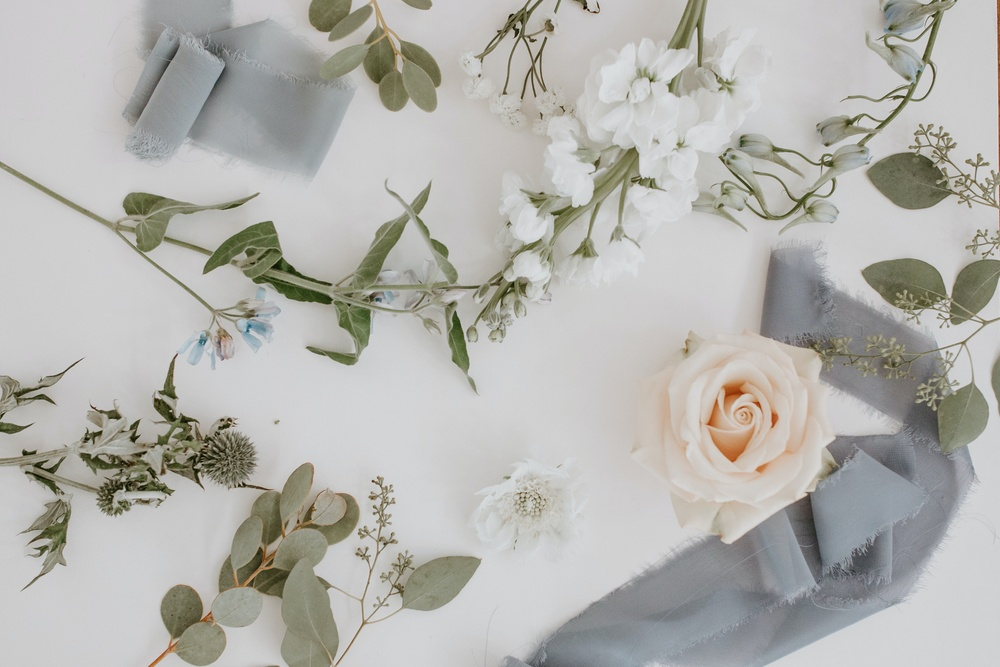
#> input picture input/1.jpg, 1000 x 667 px, shrunk from 4517 x 3011 before the run
$ python K.py input out --effect dark
#> lines starting #> are read from the running program, lines starting #| are printed output that depends on the picture
import cv2
import numpy as np
import os
import argparse
from glob import glob

# python 脚本文件名.py 输入文件夹路径 输出文件夹路径 --effect 效果类型 --strength 效果强度
# 输入文件夹路径：存放原始图像的文件夹（绝对路径或相对路径均可）
# 输出文件夹路径：保存处理后图像的文件夹（不存在会自动创建）
# --effect：必须指定，可选 dark（暗光）或 overexpose（过曝）
# --strength：可选，默认 0.5，范围 0.1-1.0（值越大效果越明显）

# 对于dark：0-0.2正常 0.3-0.5弱暗光(取0.3) 0.7-0.8强暗光(取0.6)
# python K.py ./GoPro/input ./GoPro_dark/weak03 --effect dark --strength 0.3
# python K.py ./GoPro/input ./GoPro_dark/strong06 --effect dark --strength 0.6

# 对于dark：0-0.2正常 0.3-0.4弱暗光(取0.3) 0.5-0.7强弱光(取0.6)
# python K.py ./GoPro/input ./GoPro_overexpose/weak03 --effect overexpose --strength 0.3
# python K.py ./GoPro/input ./GoPro_overexpose/strong06 --effect overexpose --strength 0.6

# python K.py ./input ./output --effect dark --strength 0.5


def adjust_exposure(image, factor):
    # 当 factor > 1 时增强曝光；当 0 < factor < 1 时减弱曝光
    # 当 factor = 1 时：图像保持不变
    """调整图像曝光度"""
    # 将图像的像素值（通常是 0-255 的 uint8 类型）转换为 0.0-1.0 范围的 float32 类型
    img_float = image.astype(np.float32) / 255.0

    if factor > 0:
        adjusted = np.power(img_float, 1.0 / factor)
    else: # factor输入错误，直接返回原图
        adjusted = img_float

    return np.clip(adjusted * 255, 0, 255).astype(np.uint8)
    # adjusted * 255：将归一化的像素值还原为 0-255 范围
    # np.clip(..., 0, 255)：确保像素值不会超出 0-255 范围（避免过曝导致的像素值溢出）
    # 转换回 uint8 类型：符合图像存储的常规格式


def adjust_gamma(image, gamma=1.0):
    """伽马校正"""
    # 当 gamma < 1 时：图像变亮（增强暗部细节）
    # 当 gamma > 1 时：图像变暗（增强亮部细节）
    # 当 gamma = 1 时：图像保持不变（无校正）

    # 建议不要添加校正，校正后基本上和原图差别不大
    inv_gamma = 1.0 / gamma
    table = np.array([((i / 255.0) ** inv_gamma) * 255
                      for i in np.arange(0, 256)]).astype("uint8")
    return cv2.LUT(image, table)

def create_dark_effect(image, strength=0.5):
    """创建暗光效果"""
    strength = max(0.1, min(1.0, strength))
    dark = adjust_exposure(image, 1.0 - strength * 0.8)
    dark = cv2.addWeighted(dark, 1.0 - strength * 0.5, np.zeros_like(dark), 0, 0)
    # dark = adjust_gamma(dark, 1.0 + strength * 2.0)
    return dark

def create_overexposure_effect(image, strength=0.5):
    """创建过曝效果"""
    strength = max(0.1, min(1.0, strength))
    overexposed = adjust_exposure(image, 1.0 + strength * 1.2)
    overexposed = cv2.addWeighted(overexposed, 1.0 + strength * 0.5, np.zeros_like(overexposed), 0, 0)
    # overexposed = adjust_gamma(overexposed, 1.0 - strength * 0.8)
    return overexposed

def process_images(input_dir, output_dir, effect, strength):
    """批量处理文件夹中的图像"""
#> called with input_dir = 'input', output_dir = 'out', effect = 'dark', strength = 0.5
    # 确保输出文件夹存在
    os.makedirs(output_dir, exist_ok=True)

    # 支持的图像格式
    image_extensions = ['*.jpg', '*.jpeg', '*.png', '*.bmp', '*.gif', '*.tiff']
    image_paths = []

    # 收集所有图像路径
    for ext in image_extensions:
        image_paths.extend(glob(os.path.join(input_dir, ext), recursive=False))
#> pass 2 of the loop in process_images, `for ext in image_extensions:`:

    if not image_paths:
        print(f"警告：在 {input_dir} 中未找到任何图像文件")
        return

    # 处理每张图像
    total = len(image_paths)
    for i, path in enumerate(image_paths):
        # 读取图像
        image = cv2.imread(path)
#> image is the input picture: shape (667, 1000, 3); mean B, G, R 174.7, 179.2, 179.7
        if image is None:
            print(f"警告：无法读取图像 {path}，已跳过")
            continue

        # 处理图像
        if effect == 'dark':
            processed = create_dark_effect(image, strength)
#> in adjust_exposure, `adjusted = np.power(img_float, 1.0 / factor)`:
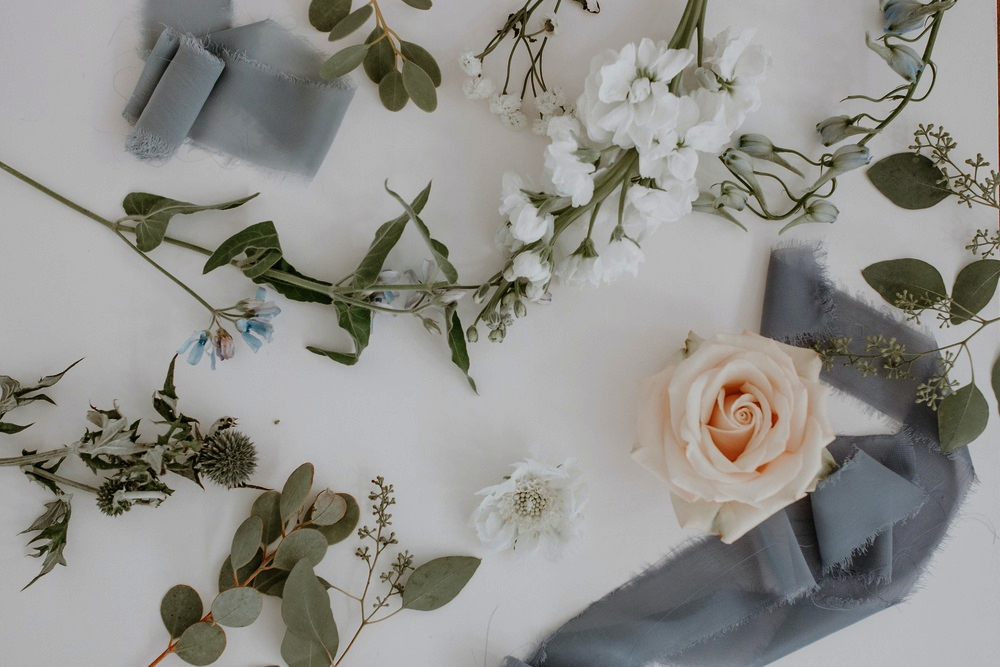
#> adjusted: shape (667, 1000, 3) float32; mean B, G, R 0.551, 0.568, 0.571
#> in create_dark_effect, `dark = cv2.addWeighted(dark, 1.0 - strength * 0.5, np.zeros_like(dark)..`:
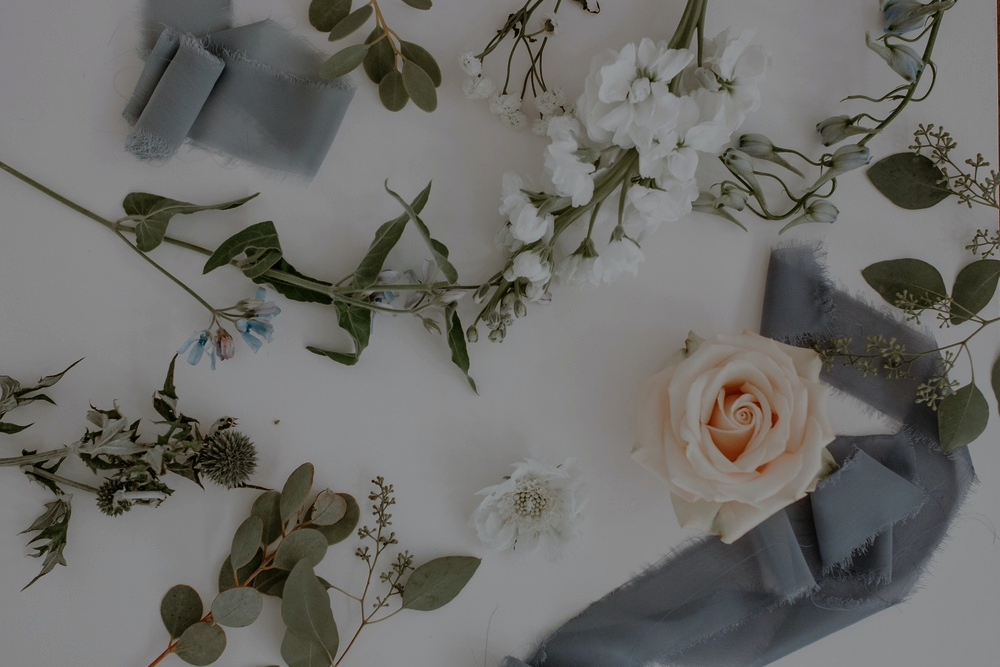
#> dark: shape (667, 1000, 3); mean B, G, R 105, 108.3, 108.9
        else:
            processed = create_overexposure_effect(image, strength)

        # 获取文件名并保存
        filename = os.path.basename(path)
        output_path = os.path.join(output_dir, filename)
        cv2.imwrite(output_path, processed)

        # 显示进度
        if (i + 1) % 10 == 0 or (i + 1) == total:
            print(f"已处理 {i + 1}/{total} 张图像")
#> pass 2 of the loop in process_images, `for i, path in enumerate(image_paths):`:
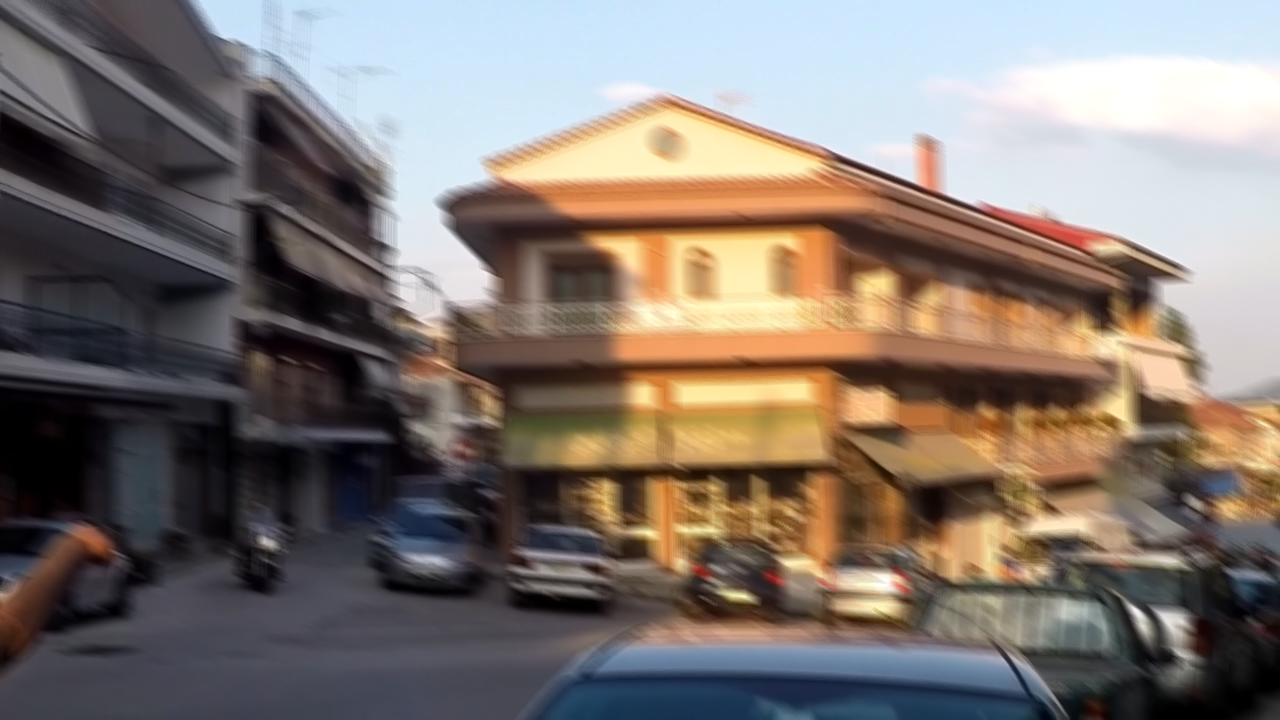
#> input picture input/GOPR0372_07_00-000047.png, 1280 x 720 px
#> in process_images, image is the input picture: shape (720, 1280, 3); mean B, G, R 111.3, 117.7, 127.9
#> img_float: shape (720, 1280, 3) float32
#> in adjust_exposure (call 2), `adjusted = np.power(img_float, 1.0 / factor)`:
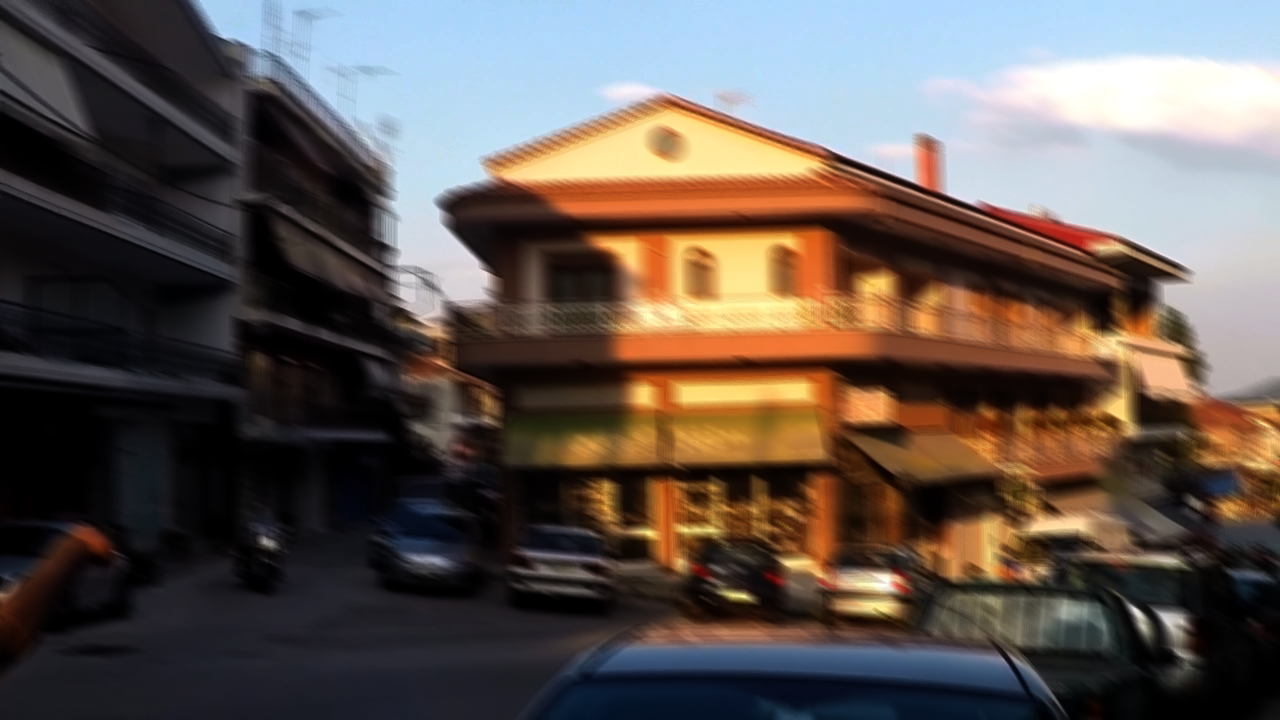
#> adjusted: shape (720, 1280, 3) float32; mean B, G, R 0.319, 0.341, 0.383
#> in create_dark_effect (call 2), `dark = cv2.addWeighted(dark, 1.0 - strength * 0.5, np.zeros_like(dark)..`:
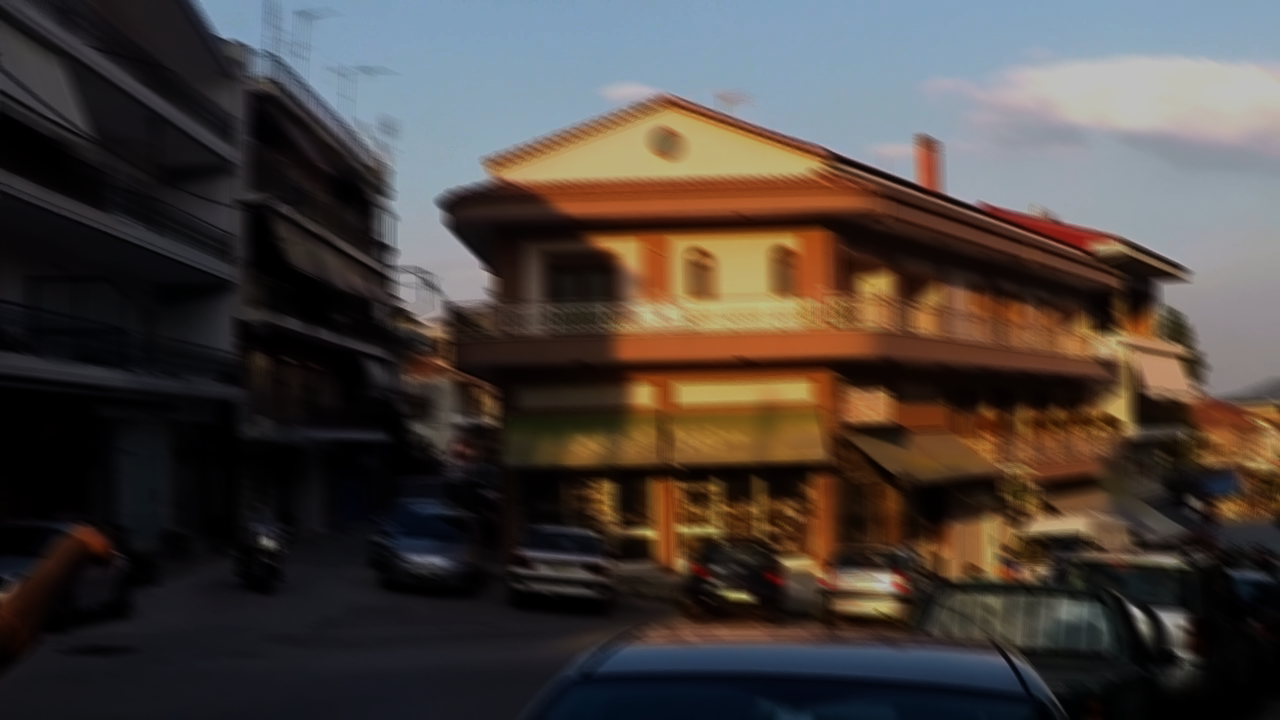
#> dark: shape (720, 1280, 3); mean B, G, R 60.6, 64.8, 72.8

    print(f"处理完成！所有图像已保存到 {output_dir}")

def main():
    parser = argparse.ArgumentParser(description='批量调整图像曝光度')
    parser.add_argument('input_dir', help='输入图像所在文件夹路径')
    parser.add_argument('output_dir', help='输出处理后图像的文件夹路径')
    parser.add_argument('--effect', choices=['dark', 'overexpose'], required=True,
                      help='效果类型：dark（暗光）或 overexpose（过曝）')
    parser.add_argument('--strength', type=float, default=0.5,
                      help='效果强度（0.1-1.0之间），默认0.5')
    args = parser.parse_args()

    # 检查输入文件夹是否存在
    if not os.path.isdir(args.input_dir):
        print(f"错误：输入文件夹 {args.input_dir} 不存在")
        return

    process_images(args.input_dir, args.output_dir, args.effect, args.strength)

if __name__ == "__main__":
    main()
